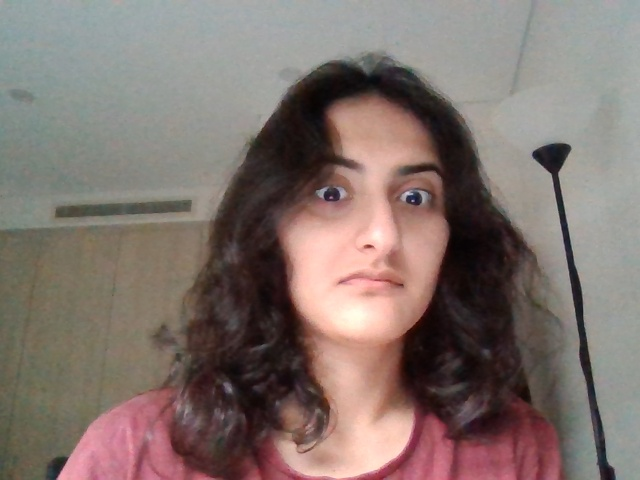
#> input picture img_processor/test_images/webcam_img.jpg, 640 x 480 px; its folder holds only this picture in this run
$ python -i GUI_2.py   (imports and definitions only)
#> lines starting #> are read from the running program, lines starting #| are printed output that depends on the picture; after the words box and inside, x2 and y2 are one past the last pixel; in counts of white or black regions, pixels touching at a corner belong together
#> further down, picture is the input picture: shape (480, 640, 3); mean B, G, R 109.5, 114.9, 129.5
import cv2
import tkinter as tk
from tkinter import ttk
from PIL import Image, ImageTk
import numpy as np

# Window setup
# [5 lines not run here, left out]

# Video feed dimensions
VIDEO_WIDTH = 640
VIDEO_HEIGHT = 480

# Webcam setup
# [1 line not run here, left out]

# Freeze logic
is_frozen = False
frozen_frame = None

# Style dropdown values
style_options = ["None", "Wanted", "Style 2", "Style 3", "Style 4"]
selected_style = tk.StringVar(value="None")

# Style dropdown
# [1 line that did not run here, left out]
# [1 line not run here, left out]

# Labels for video feeds
# [1 line that did not run here, left out]
# [1 line not run here, left out]

# [1 line that did not run here, left out]
# [1 line not run here, left out]

# Freeze logic
def take_photo():
    global is_frozen, frozen_frame
    is_frozen = True
    ret, frame = cap.read()
    if ret:
        frozen_frame = cv2.resize(frame, (VIDEO_WIDTH, VIDEO_HEIGHT))
    root.after(5000, unfreeze)

def unfreeze():
    global is_frozen
    is_frozen = False

# "Take Photo" button
# [1 line that did not run here, left out]
# [1 line not run here, left out]

# Contour processing
def process_frame(frame):
    gray = cv2.cvtColor(frame, cv2.COLOR_BGR2GRAY)
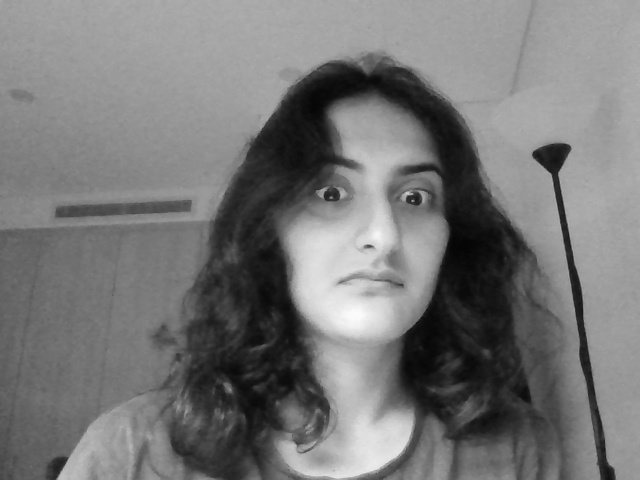
#> gray: shape (480, 640); min 3, max 252, mean 118.7
    blurred = cv2.GaussianBlur(gray, (5, 5), 0)
    edges = cv2.Canny(blurred, 50, 150)
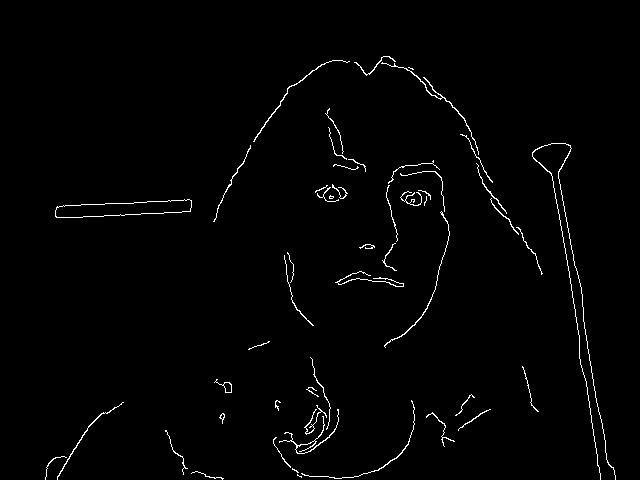
#> edges: shape (480, 640); 1.4% white in thin lines or dots, all inside (x1, y1, x2, y2) = (45, 56, 616, 480)
    contours, _ = cv2.findContours(edges, cv2.RETR_TREE, cv2.CHAIN_APPROX_SIMPLE)
#> contours = 56 contours, 38 with area under 20; largest, box (x1, y1, x2, y2) and area: (55, 199, 192, 218) 1589, (55, 199, 192, 218) 1585, (381, 62, 479, 155) 69, (214, 379, 232, 393) 66, (223, 382, 232, 393) 62
    contour_image = np.zeros_like(frame)
    cv2.drawContours(contour_image, contours, -1, (255, 255, 0), 2)
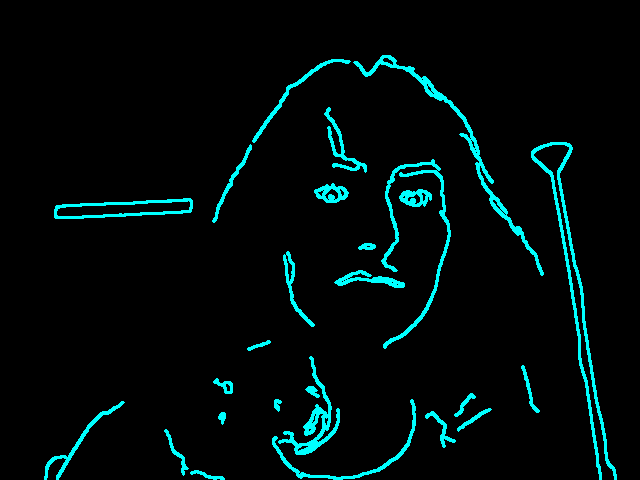
#> contour_image: shape (480, 640, 3); mean of channels 0, 1, 2 11.6, 11.6, 0; drawn as B, G, R
    return contour_image

# Update function for feeds
def update_frame():
    global frozen_frame

    if not is_frozen:
        ret, frame = cap.read()
        if ret:
            frame = cv2.resize(frame, (VIDEO_WIDTH, VIDEO_HEIGHT))
    else:
        frame = frozen_frame

    if frame is not None:
        # Left: Live feed
        live_rgb = cv2.cvtColor(frame, cv2.COLOR_BGR2RGB)
        img_live = Image.fromarray(live_rgb)
        imgtk_live = ImageTk.PhotoImage(image=img_live)
        label_normal.imgtk = imgtk_live
        label_normal.config(image=imgtk_live)

        # Right: Contour feed
        contour = process_frame(frame.copy())
        contour_rgb = cv2.cvtColor(contour, cv2.COLOR_BGR2RGB)
        img_contour = Image.fromarray(contour_rgb)
        imgtk_contour = ImageTk.PhotoImage(image=img_contour)
        label_contour.imgtk = imgtk_contour
        label_contour.config(image=imgtk_contour)

    label_normal.after(10, update_frame)

# Start GUI loop
# [4 lines not run here, left out]

>>> import cv2
>>> picture = cv2.imread('img_processor/test_images/webcam_img.jpg')
>>> result = process_frame(picture)
